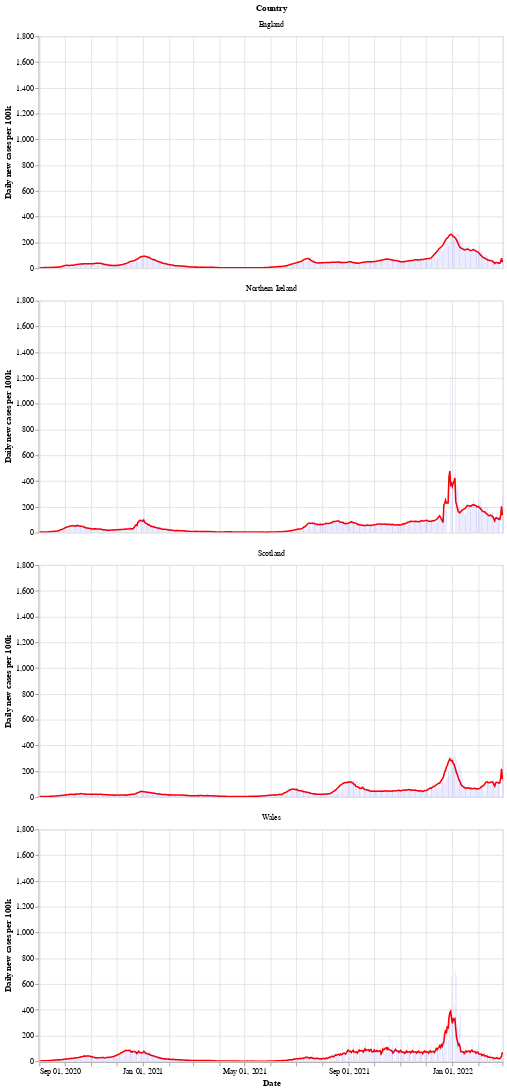

The notebook cell this image was saved under:
### Markdown cell above
Next is a bar chart of the number of new cases in each country (per 100k population), with the 7 day moving average of cases. Again we see that Wales saw a longer period of raising and falling cases compared to the other countries.

After a period of cases falling, each nation is now seeing a rise in the number of cases - especially in Wales.

### Code cell
# collapse
bars = alt.Chart(uk_cases).mark_bar().encode(
    x=alt.X("yearmonthdate(date):T", axis=alt.Axis(title='Date')),
    y=alt.Y("newCasesRate:Q", axis=alt.Axis(title='Daily new cases per 100k')),
    tooltip='newCasesRate',
    color=alt.condition(
        alt.datum.dailyChange > 0,
        alt.value("orange"),  # The positive color
        alt.value("blue")  # The negative color
    )
).properties(title='New cases per 100k population with rolling 7 day average', width=600).interactive()
line = alt.Chart(uk_cases).mark_line(
    color='red',
    size=2,
).transform_window(
    rolling_mean='mean(newCasesRate)',
    frame=[0, 7],
    groupby=['areaName']
).encode(
    x='yearmonthdate(date):T',
    y='rolling_mean:Q'
)
alt.layer(line, bars, data=uk_cases).facet(alt.Row('areaName', title='Country'), columns=1)

### Figure 1 — Vega-Lite specification as saved in the notebook (floating-point values rounded to 4 significant figures; data arrays with more than 128 entries replaced by an {"elided": "..."} marker saying what was removed)
{"config": {"view": {"continuousWidth": 400, "continuousHeight": 300}}, "data": {"name": "data-c87c6e9e30e584726ad03ad459ad17b4"}, "facet": {"type": "nominal", "field": "areaName", "title": "Country"}, "spec": {"layer": [{"mark": {"type": "line", "color": "red", "size": 2}, "encoding": {"x": {"type": "temporal", "field": "date", "timeUnit": "yearmonthdate"}, "y": {"type": "quantitative", "field": "rolling_mean"}}, "transform": [{"window": [{"op": "mean", "field": "newCasesRate", "as": "rolling_mean"}], "frame": [0, 7], "groupby": ["areaName"]}]}, {"mark": "bar", "encoding": {"color": {"condition": {"value": "orange", "test": "(datum.dailyChange > 0)"}, "value": "blue"}, "tooltip": {"type": "quantitative", "field": "newCasesRate"}, "x": {"type": "temporal", "axis": {"title": "Date"}, "field": "date", "timeUnit": "yearmonthdate"}, "y": {"type": "quantitative", "axis": {"title": "Daily new cases per 100k"}, "field": "newCasesRate"}}, "selection": {"selector002": {"type": "interval", "bind": "scales", "encodings": ["x", "y"]}}, "title": "New cases per 100k population with rolling 7 day average", "width": 600}]}, "columns": 1, "$schema": "https://vega.github.io/schema/vega-lite/v4.8.1.json", "datasets": {"data-c87c6e9e30e584726ad03ad459ad17b4": {"elided": "2188 records"}}}
